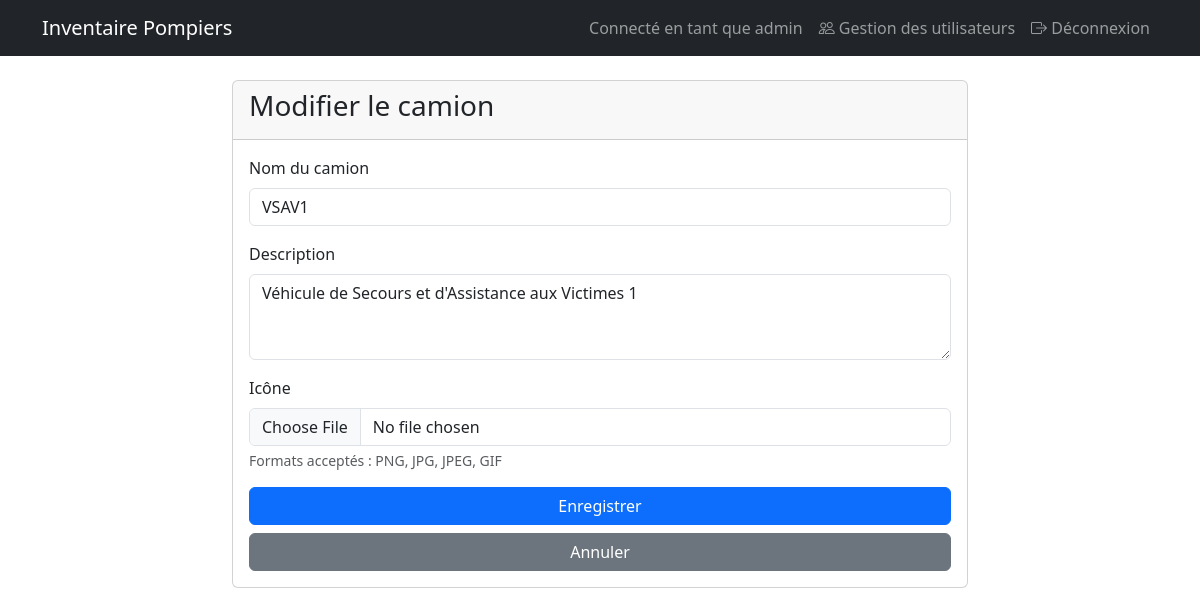
The app's page /modifier_camion/1 (signed in) with its own data.
### app.py (models this page shows, shortened)
class User(UserMixin, db.Model):
    id = db.Column(db.Integer, primary_key=True)
    username = db.Column(db.String(80), unique=True, nullable=False)
    password_hash = db.Column(db.String(120), nullable=False)
    is_admin = db.Column(db.Boolean, default=False)
    camions_access = db.relationship('UserCamionAccess', backref='user', lazy=True)

class Camion(db.Model):
    id = db.Column(db.Integer, primary_key=True)
    nom = db.Column(db.String(80), unique=True, nullable=False)
    description = db.Column(db.Text)
    icon_path = db.Column(db.String(255))
    materiels = db.relationship('Materiel', backref='camion', lazy=True)
    user_access = db.relationship('UserCamionAccess', backref='camion', lazy=True)

### app.py (the view, shortened to what this page needs)
@app.route('/modifier_camion/<int:camion_id>', methods=['GET', 'POST'])
@login_required
def modifier_camion(camion_id):
    if not current_user.is_admin:
        flash('Permission refusée')
        return redirect(url_for('liste_camions'))
    camion = Camion.query.get_or_404(camion_id)
    return render_template('modifier_camion.html', camion=camion)

### app.py (called while the page is built)
@login_manager.user_loader
def load_user(user_id):
    return User.query.get(int(user_id))

### templates/modifier_camion.html (shortened to what this page needs)
{% extends "base.html" %}
{% block content %}
<div class="row justify-content-center">
    <div class="col-md-8">
        <div class="card">
            <div class="card-header">
                <h3>Modifier le camion</h3>
            </div>
            <div class="card-body">
                <form method="POST" enctype="multipart/form-data">
                    <div class="mb-3">
                        <label for="nom" class="form-label">Nom du camion</label>
                        <input type="text" class="form-control" id="nom" name="nom" value="{{ camion.nom }}" required>
                    </div>
                    <div class="mb-3">
                        <label for="description" class="form-label">Description</label>
                        <textarea class="form-control" id="description" name="description" rows="3">{{ camion.description }}</textarea>
                    </div>
                    <div class="mb-3">
                        <label for="icon" class="form-label">Icône</label>
                        <input type="file" class="form-control" id="icon" name="icon" accept="image/*">
                        <div class="form-text">Formats acceptés : PNG, JPG, JPEG, GIF</div>
                    </div>
                    <div class="d-grid gap-2">
                        <button type="submit" class="btn btn-primary">Enregistrer</button>
                        <a href="{{ url_for('liste_camions') }}" class="btn btn-secondary">Annuler</a>
                    </div>
                </form>
            </div>
        </div>
    </div>
</div>
{% endblock %}

### templates/base.html (shortened to what this page needs)
<!DOCTYPE html>
<html lang="fr">
<head>
    <link href="https://cdn.jsdelivr.net/npm/bootstrap@5.3.0/dist/css/bootstrap.min.css" rel="stylesheet">
    <link href="https://cdn.jsdelivr.net/npm/bootstrap-icons@1.11.1/font/bootstrap-icons.css" rel="stylesheet">
    <link href="https://cdn.datatables.net/1.13.7/css/dataTables.bootstrap5.min.css" rel="stylesheet">
    <link href="https://cdn.datatables.net/buttons/2.4.2/css/buttons.bootstrap5.min.css" rel="stylesheet">
</head>
<body>
    <nav class="navbar navbar-expand-lg navbar-dark bg-dark">
        <div class="container">
            <a class="navbar-brand" href="{{ url_for('liste_camions') }}">Inventaire Pompiers</a>
            <div class="navbar-nav ms-auto">
                {% if current_user.is_authenticated %}
                    <span class="nav-item nav-link">Connecté en tant que {{ current_user.username }}</span>
                    {% if current_user.is_admin %}
                    <a class="nav-item nav-link" href="{{ url_for('gestion_utilisateurs') }}">
                        <i class="bi bi-people"></i> Gestion des utilisateurs
                    </a>
                    {% endif %}
                    <a class="nav-item nav-link" href="{{ url_for('logout') }}">
                        <i class="bi bi-box-arrow-right"></i> Déconnexion
                    </a>
                {% endif %}
            </div>
        </div>
    </nav>
    <div class="container mt-4">
        {% block content %}{% endblock %}
    </div>
</body>
</html>

### records on screen
User: username "admin"
Camion: nom "VSAV1", description "Véhicule de Secours et d'Assistance aux Victimes 1"
